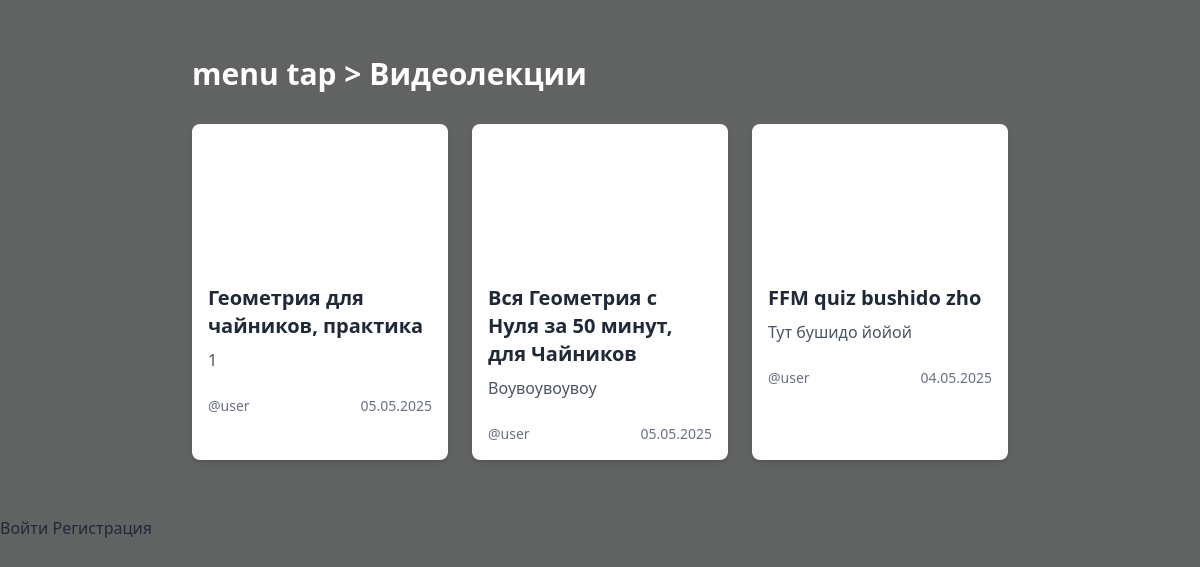
/video-lectures/, run on an earlier commit of the app's database.
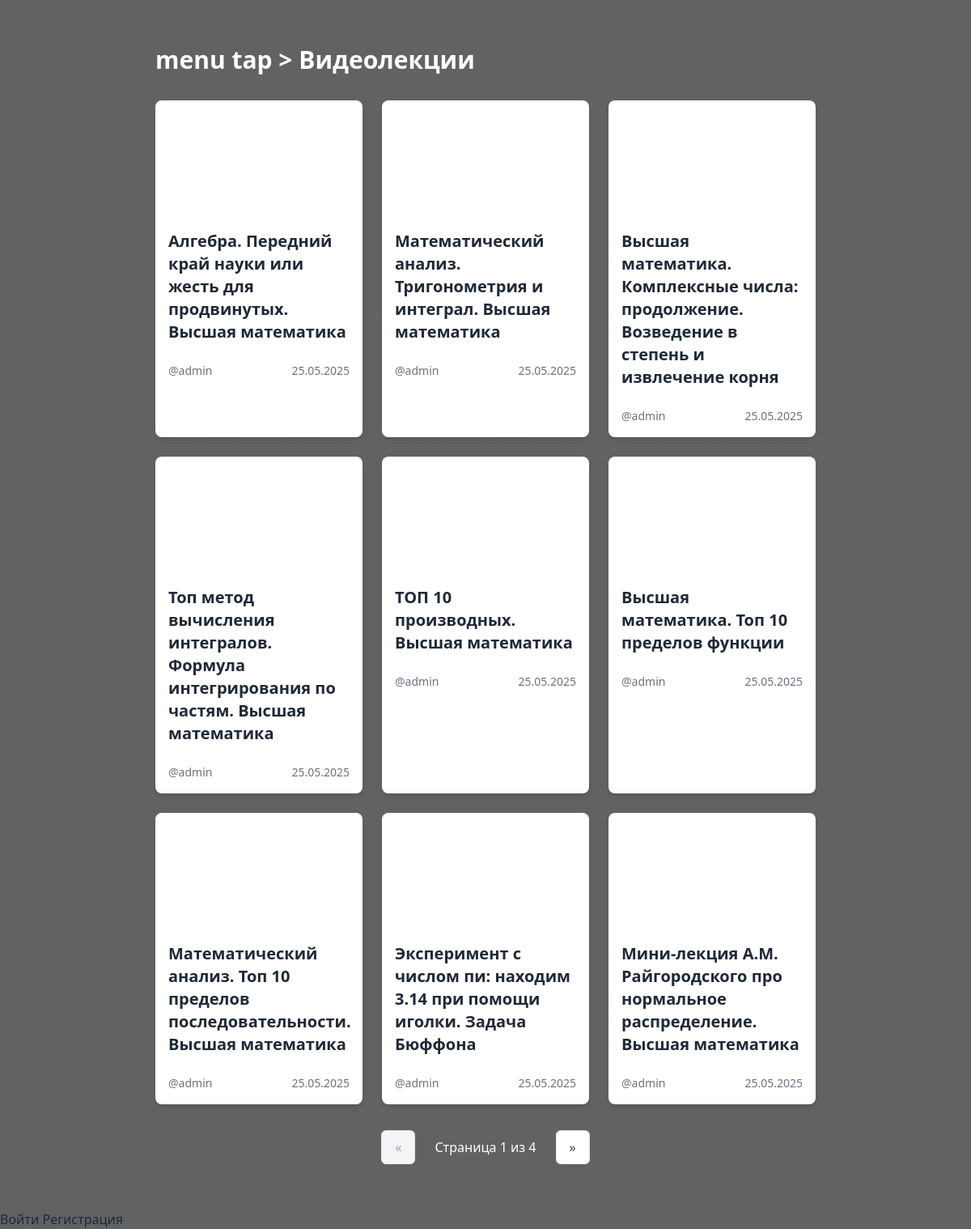
And on a later commit of the database.
### core/models.py (models this page shows, shortened)
class VideoLecture(models.Model):
    title = models.CharField("Название", max_length=200)
    youtube_id = models.CharField("YouTube ID", max_length=20, blank=True, editable=False, default='')
    description = models.TextField("Описание", blank=True)
    youtube_url = models.URLField("Ссылка на YouTube", validators=[validate_youtube_url])
    author = models.ForeignKey(
        settings.AUTH_USER_MODEL,
        on_delete=models.CASCADE,
        verbose_name="Автор"
    )
    created_at = models.DateTimeField("Дата создания", auto_now_add=True)
    updated_at = models.DateTimeField("Дата обновления", auto_now=True)
    views = models.PositiveBigIntegerField("Просмотры", default=0)
    duration = models.PositiveIntegerField("Длительность (сек)", default=0)
    is_published = models.BooleanField("Опубликовано", default=True)
    tags = models.ManyToManyField(
        'Tag',
        blank=True,
        verbose_name="Теги"
    )
    objects = VideoLectureManager()
    def extract_youtube_id(self):
        pattern = r'(?:v=|be/|embed/|/v/|/e/|vi?/|v=)([^&?#]+)'
        match = re.search(pattern, self.youtube_url)
        return match.group(1) if match else None
    class Meta:
        verbose_name = "Видеолекция"
        verbose_name_plural = "Видеолекции"
        ordering = ['-created_at']
        indexes = [
            models.Index(fields=['-created_at', 'is_published']),
            models.Index(fields=['author']),
        ]

class User(AbstractUser):
    bio = models.TextField(blank=True)
    avatar = models.ImageField(upload_to='avatars/', blank=True, null=True)
    class Meta:
        verbose_name = 'Пользователь'
        verbose_name_plural = 'Пользователи'

### core/views.py (the view)
# urls.py: path('video-lectures/', video_lecture_view, name='video_lectures'),
def video_lecture_view(request):
    lectures = VideoLecture.objects.all().order_by('-created_at')
    paginator = Paginator(lectures, 9)  # 9 элементов на страницу
    page_number = request.GET.get('page')
    page_obj = paginator.get_page(page_number)
    return render(request, 'video/videolecture.html', {
        'page_obj': page_obj,
        'lectures': lectures  # На всякий случай оставляем
    })

### core/templates/video/videolecture.html (shortened to what this page needs)
{% extends "base.html" %}
{% block content %}
<div class="container mx-auto px-4 py-8">
    <div class="flex flex-col md:flex-row justify-between items-center mb-8 gap-4">
        <h1 class="text-3xl font-bold text-white">
            <a href="{% url 'home' %}" class="hover:text-gray-300 transition-colors duration-300">menu tap</a>
            &gt; Видеолекции
        </h1>
    </div>
    <div class="grid grid-cols-1 md:grid-cols-2 lg:grid-cols-3 gap-6">
        {% for lecture in page_obj %}
        <div class="bg-white rounded-lg shadow-md overflow-hidden hover:shadow-lg transition-shadow transform hover:-translate-y-1">
            <div class="relative pt-[56.25%]">
                <iframe class="absolute top-0 left-0 w-full h-full"
                        src="https://www.youtube.com/embed/{{ lecture.extract_youtube_id }}"
                        frameborder="0"
                        allow="accelerometer; autoplay; clipboard-write; encrypted-media; gyroscope; picture-in-picture"
                        allowfullscreen
                        loading="lazy">
                </iframe>
            </div>
            <div class="p-4">
                <h3 class="text-xl font-semibold mb-2">{{ lecture.title }}</h3>
                <p class="text-gray-600 mb-2">{{ lecture.description|truncatechars:100 }}</p>
                <div class="mt-4 flex justify-between items-center text-sm text-gray-500">
                    <span>@{{ lecture.author.username }}</span>
                    <span>{{ lecture.created_at|date:"d.m.Y" }}</span>
                </div>
            </div>
        </div>
        {% endfor %}
    </div>
    {% if page_obj.paginator.num_pages > 1 %}
<div class="mt-8 flex justify-center items-center space-x-2">
    {% if page_obj.has_previous %}
    <a href="?page={{ page_obj.previous_page_number }}" class="px-4 py-2 border rounded-md bg-white text-gray-700 hover:bg-gray-50 transition-colors">
        &laquo;
    </a>
    {% else %}
    <span class="px-4 py-2 border rounded-md bg-gray-100 text-gray-400 cursor-not-allowed">
        &laquo;
    </span>
    {% endif %}
    <span class="px-4 py-2 bg-white-600 text-white rounded-md">
        Страница {{ page_obj.number }} из {{ page_obj.paginator.num_pages }}
    </span>
    {% if page_obj.has_next %}
    <a href="?page={{ page_obj.next_page_number }}" class="px-4 py-2 border rounded-md bg-white text-gray-700 hover:bg-gray-50 transition-colors">
        &raquo;
    </a>
    {% else %}
    <span class="px-4 py-2 border rounded-md bg-gray-100 text-gray-400 cursor-not-allowed">
        &raquo;
    </span>
    {% endif %}
</div>
{% endif %}
</div>
{% endblock %}

What changed in the data, as far as the page shows it:
removed VideoLecture: title "Геометрия для чайников, практика", description "1", author.username "user", created_at "05.05.2025"
removed VideoLecture: title "Вся Геометрия с Нуля за 50 минут, для Чайников", description "Воувоувоувоу", author.username "user", created_at "05.05.2025"
removed VideoLecture: title "FFM quiz bushido zho", description "Тут бушидо йойой", author.username "user", created_at "04.05.2025"
added VideoLecture: title "Алгебра. Передний край науки или жесть для продвинутых. Высшая математика", author.username "admin", created_at "25.05.2025"
added VideoLecture: title "Математический анализ. Тригонометрия и интеграл. Высшая математика", author.username "admin", created_at "25.05.2025"
added VideoLecture: title "Высшая математика. Комплексные числа: продолжение. Возведение в степень и извлечение корня", author.username "admin", created_at "25.05.2025"
added VideoLecture: title "Топ метод вычисления интегралов. Формула интегрирования по частям. Высшая математика", author.username "admin", created_at "25.05.2025"
added VideoLecture: title "ТОП 10 производных. Высшая математика", author.username "admin", created_at "25.05.2025"
added VideoLecture: title "Высшая математика. Топ 10 пределов функции", author.username "admin", created_at "25.05.2025"
added VideoLecture: title "Математический анализ. Топ 10 пределов последовательности. Высшая математика", author.username "admin", created_at "25.05.2025"
added VideoLecture: title "Эксперимент с числом пи: находим 3.14 при помощи иголки. Задача Бюффона", author.username "admin", created_at "25.05.2025"
added VideoLecture: title "Мини-лекция А.М. Райгородского про нормальное распределение. Высшая математика", author.username "admin", created_at "25.05.2025"
Also different on the page:
{{ page_obj.number }}: (not shown) → "1"
{{ page_obj.paginator.num_pages }}: (not shown) → "4"
text now shown: "« Страница из »"
